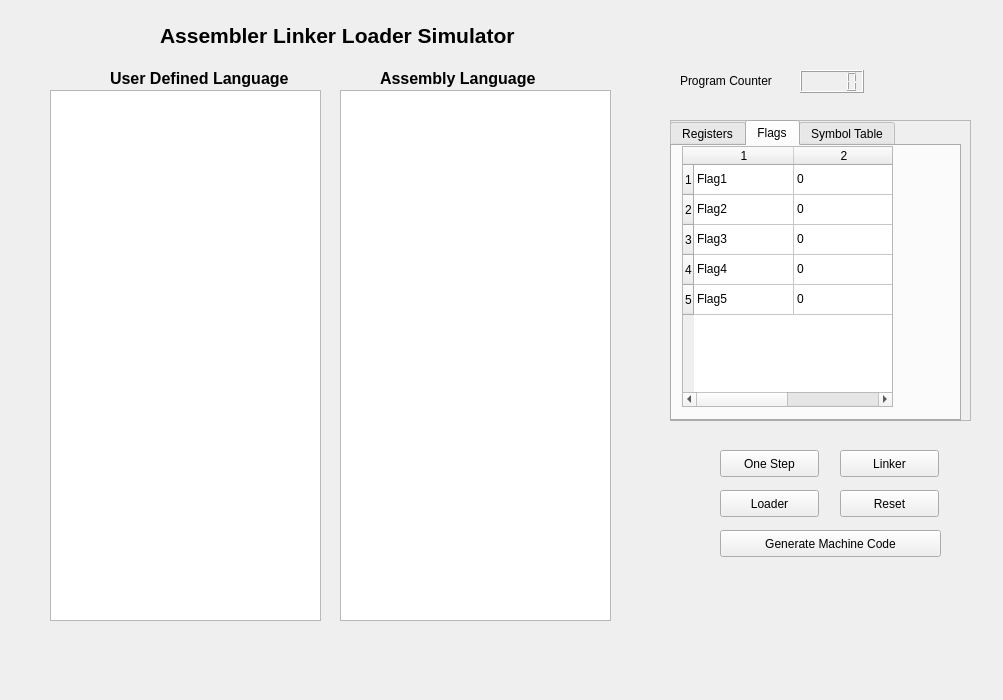
<?xml version="1.0" encoding="UTF-8"?>
<ui version="4.0">
 <class>Form</class>
 <widget class="QWidget" name="Form">
  <property name="geometry">
   <rect>
    <x>0</x>
    <y>0</y>
    <width>1003</width>
    <height>700</height>
   </rect>
  </property>
  <property name="windowTitle">
   <string>Form</string>
  </property>
  <widget class="QPlainTextEdit" name="plainTextEdit">
   <property name="geometry">
    <rect>
     <x>50</x>
     <y>90</y>
     <width>271</width>
     <height>531</height>
    </rect>
   </property>
  </widget>
  <widget class="QPlainTextEdit" name="plainTextEdit_2">
   <property name="geometry">
    <rect>
     <x>340</x>
     <y>90</y>
     <width>271</width>
     <height>531</height>
    </rect>
   </property>
  </widget>
  <widget class="QLabel" name="label">
   <property name="geometry">
    <rect>
     <x>160</x>
     <y>10</y>
     <width>361</width>
     <height>51</height>
    </rect>
   </property>
   <property name="font">
    <font>
     <pointsize>16</pointsize>
     <weight>75</weight>
     <bold>true</bold>
    </font>
   </property>
   <property name="text">
    <string>Assembler Linker Loader Simulator</string>
   </property>
  </widget>
  <widget class="QLabel" name="label_2">
   <property name="geometry">
    <rect>
     <x>110</x>
     <y>70</y>
     <width>181</width>
     <height>17</height>
    </rect>
   </property>
   <property name="font">
    <font>
     <pointsize>12</pointsize>
     <weight>75</weight>
     <bold>true</bold>
    </font>
   </property>
   <property name="text">
    <string>User Defined Language</string>
   </property>
  </widget>
  <widget class="QLabel" name="label_3">
   <property name="geometry">
    <rect>
     <x>380</x>
     <y>70</y>
     <width>181</width>
     <height>17</height>
    </rect>
   </property>
   <property name="font">
    <font>
     <pointsize>12</pointsize>
     <weight>75</weight>
     <bold>true</bold>
    </font>
   </property>
   <property name="text">
    <string>Assembly Language</string>
   </property>
  </widget>
  <widget class="QFrame" name="frame">
   <property name="geometry">
    <rect>
     <x>670</x>
     <y>120</y>
     <width>301</width>
     <height>301</height>
    </rect>
   </property>
   <property name="frameShape">
    <enum>QFrame::StyledPanel</enum>
   </property>
   <property name="frameShadow">
    <enum>QFrame::Raised</enum>
   </property>
   <widget class="QTabWidget" name="tabWidget">
    <property name="geometry">
     <rect>
      <x>0</x>
      <y>0</y>
      <width>291</width>
      <height>301</height>
     </rect>
    </property>
    <property name="currentIndex">
     <number>1</number>
    </property>
    <widget class="QWidget" name="tab">
     <attribute name="title">
      <string>Registers</string>
     </attribute>
     <widget class="QTableWidget" name="tableWidget">
      <property name="geometry">
       <rect>
        <x>0</x>
        <y>0</y>
        <width>281</width>
        <height>281</height>
       </rect>
      </property>
      <property name="font">
       <font>
        <weight>75</weight>
        <bold>true</bold>
       </font>
      </property>
      <property name="rowCount">
       <number>8</number>
      </property>
      <property name="columnCount">
       <number>2</number>
      </property>
      <row/>
      <row/>
      <row/>
      <row/>
      <row/>
      <row/>
      <row/>
      <row/>
      <column/>
      <column/>
      <item row="0" column="0">
       <property name="text">
        <string>A</string>
       </property>
      </item>
      <item row="0" column="1">
       <property name="text">
        <string>0</string>
       </property>
      </item>
      <item row="1" column="0">
       <property name="text">
        <string>B</string>
       </property>
      </item>
      <item row="1" column="1">
       <property name="text">
        <string>0</string>
       </property>
      </item>
      <item row="2" column="0">
       <property name="text">
        <string>C</string>
       </property>
      </item>
      <item row="2" column="1">
       <property name="text">
        <string>0</string>
       </property>
      </item>
      <item row="3" column="0">
       <property name="text">
        <string>D</string>
       </property>
      </item>
      <item row="3" column="1">
       <property name="text">
        <string>0</string>
       </property>
      </item>
      <item row="4" column="0">
       <property name="text">
        <string>E</string>
       </property>
      </item>
      <item row="4" column="1">
       <property name="text">
        <string>0</string>
       </property>
      </item>
      <item row="5" column="0">
       <property name="text">
        <string>F</string>
       </property>
      </item>
      <item row="5" column="1">
       <property name="text">
        <string>0</string>
       </property>
      </item>
      <item row="6" column="0">
       <property name="text">
        <string>H</string>
       </property>
      </item>
      <item row="6" column="1">
       <property name="text">
        <string>0</string>
       </property>
      </item>
      <item row="7" column="0">
       <property name="text">
        <string>L</string>
       </property>
      </item>
      <item row="7" column="1">
       <property name="text">
        <string>0</string>
       </property>
      </item>
     </widget>
    </widget>
    <widget class="QWidget" name="tab_2">
     <attribute name="title">
      <string>Flags</string>
     </attribute>
     <widget class="QTableWidget" name="tableWidget_2">
      <property name="geometry">
       <rect>
        <x>10</x>
        <y>0</y>
        <width>211</width>
        <height>261</height>
       </rect>
      </property>
      <property name="rowCount">
       <number>5</number>
      </property>
      <property name="columnCount">
       <number>2</number>
      </property>
      <row/>
      <row/>
      <row/>
      <row/>
      <row/>
      <column/>
      <column/>
      <item row="0" column="0">
       <property name="text">
        <string>Flag1</string>
       </property>
      </item>
      <item row="0" column="1">
       <property name="text">
        <string>0</string>
       </property>
      </item>
      <item row="1" column="0">
       <property name="text">
        <string>Flag2</string>
       </property>
      </item>
      <item row="1" column="1">
       <property name="text">
        <string>0</string>
       </property>
      </item>
      <item row="2" column="0">
       <property name="text">
        <string>Flag3</string>
       </property>
      </item>
      <item row="2" column="1">
       <property name="text">
        <string>0</string>
       </property>
      </item>
      <item row="3" column="0">
       <property name="text">
        <string>Flag4</string>
       </property>
      </item>
      <item row="3" column="1">
       <property name="text">
        <string>0</string>
       </property>
      </item>
      <item row="4" column="0">
       <property name="text">
        <string>Flag5</string>
       </property>
      </item>
      <item row="4" column="1">
       <property name="text">
        <string>0</string>
       </property>
      </item>
     </widget>
    </widget>
    <widget class="QWidget" name="tab_3">
     <attribute name="title">
      <string>Symbol Table</string>
     </attribute>
     <widget class="QTableWidget" name="tableWidget_3">
      <property name="geometry">
       <rect>
        <x>10</x>
        <y>10</y>
        <width>256</width>
        <height>251</height>
       </rect>
      </property>
      <property name="rowCount">
       <number>10</number>
      </property>
      <property name="columnCount">
       <number>2</number>
      </property>
      <row/>
      <row/>
      <row/>
      <row/>
      <row/>
      <row/>
      <row/>
      <row/>
      <row/>
      <row/>
      <column/>
      <column/>
     </widget>
    </widget>
   </widget>
  </widget>
  <widget class="QLCDNumber" name="lcdNumber">
   <property name="geometry">
    <rect>
     <x>800</x>
     <y>70</y>
     <width>64</width>
     <height>23</height>
    </rect>
   </property>
   <property name="font">
    <font>
     <pointsize>12</pointsize>
     <weight>75</weight>
     <bold>true</bold>
    </font>
   </property>
   <property name="lineWidth">
    <number>1</number>
   </property>
  </widget>
  <widget class="QLabel" name="label_4">
   <property name="geometry">
    <rect>
     <x>680</x>
     <y>70</y>
     <width>121</width>
     <height>21</height>
    </rect>
   </property>
   <property name="text">
    <string>Program Counter</string>
   </property>
  </widget>
  <widget class="QPushButton" name="pushButton">
   <property name="geometry">
    <rect>
     <x>720</x>
     <y>450</y>
     <width>99</width>
     <height>27</height>
    </rect>
   </property>
   <property name="text">
    <string>One Step</string>
   </property>
  </widget>
  <widget class="QPushButton" name="pushButton_2">
   <property name="geometry">
    <rect>
     <x>720</x>
     <y>490</y>
     <width>99</width>
     <height>27</height>
    </rect>
   </property>
   <property name="text">
    <string>Loader</string>
   </property>
  </widget>
  <widget class="QPushButton" name="pushButton_3">
   <property name="geometry">
    <rect>
     <x>840</x>
     <y>450</y>
     <width>99</width>
     <height>27</height>
    </rect>
   </property>
   <property name="text">
    <string>Linker</string>
   </property>
  </widget>
  <widget class="QPushButton" name="pushButton_4">
   <property name="geometry">
    <rect>
     <x>840</x>
     <y>490</y>
     <width>99</width>
     <height>27</height>
    </rect>
   </property>
   <property name="text">
    <string>Reset</string>
   </property>
  </widget>
  <widget class="QPushButton" name="pushButton_5">
   <property name="geometry">
    <rect>
     <x>720</x>
     <y>530</y>
     <width>221</width>
     <height>27</height>
    </rect>
   </property>
   <property name="text">
    <string>Generate Machine Code</string>
   </property>
  </widget>
 </widget>
 <resources/>
 <connections/>
</ui>
